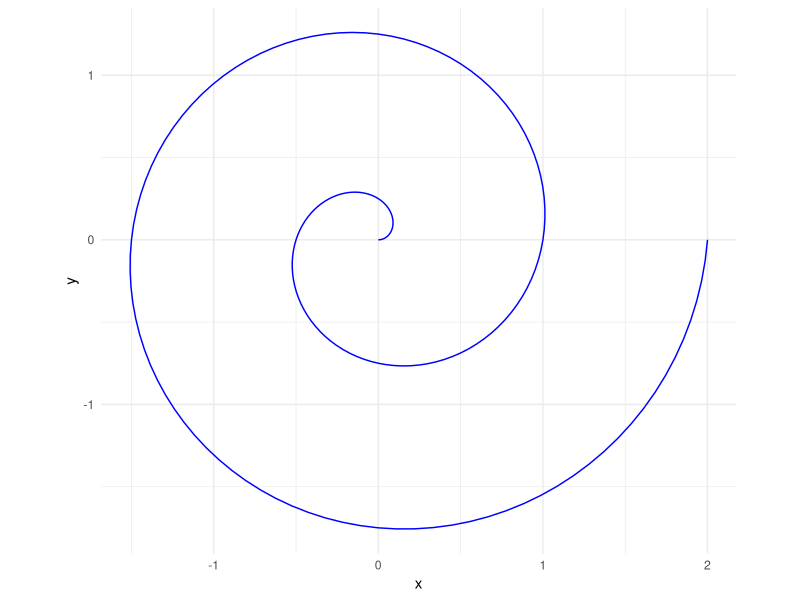

Write the R code that produced this figure. (Note: this script raises an error after producing the figure.)
#| renderings: [light, dark]
library(ggplot2)

r <- seq(0, 2, by=0.01)
theta <- 2 * pi * r
plot <- ggplot(
  data.frame(
    x=r*cos(theta),
    y=r*sin(theta)),
  aes(x, y)) +
  geom_path(color="blue") +
  coord_fixed() +
  theme_minimal()

plot + light_theme
plot + dark_theme
